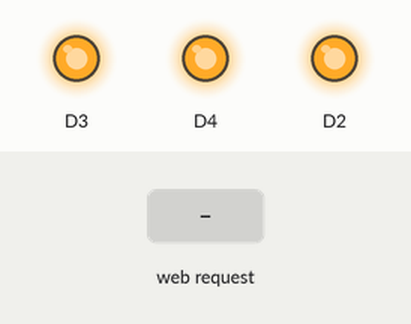
The sketch below on a simulated ESP8266 (NodeMCU). Parts: output pins drawn as LEDs (lit = HIGH). The inputs (shaded band) are chosen by the test bench. WiFi joins after 1.5 s; servers stay silent unless stated.

Above: at 2.7 s.
2.8 s: HTTP request GET /RELE4_on received
At 3.8 s:
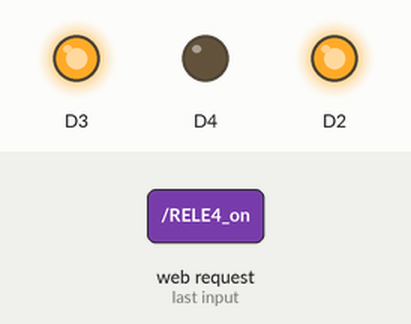
4.3 s: HTTP request GET /RELE3_on received
At 4.9 s:
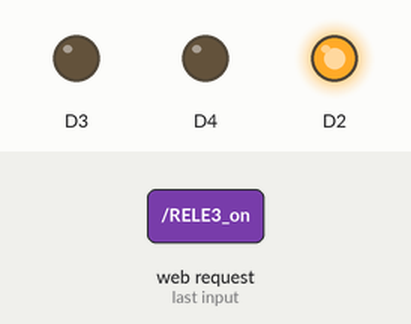
5.8 s: HTTP request GET /RELE4_off received
At 6.1 s:
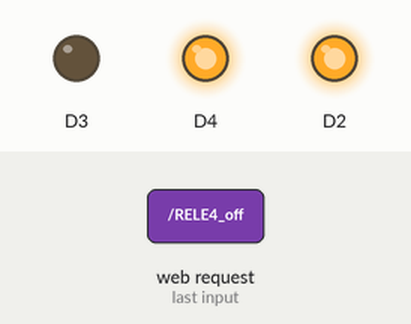
7.3 s: HTTP request GET /RELE2_on received
At 8.4 s:
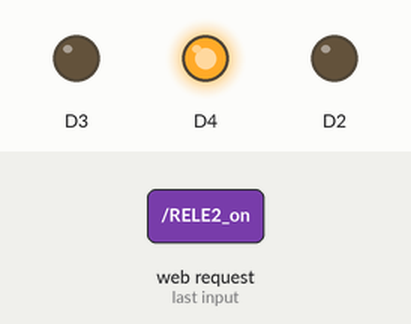
8.8 s: HTTP request GET /RELE3_off received
At 9.6 s:
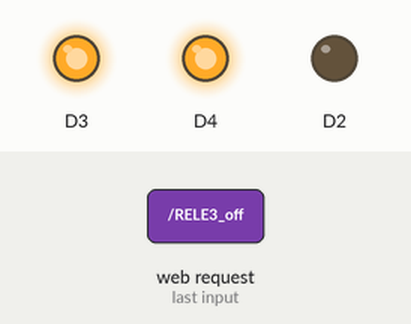
10.3 s: HTTP request GET /RELE2_off received
At 10.7 s:
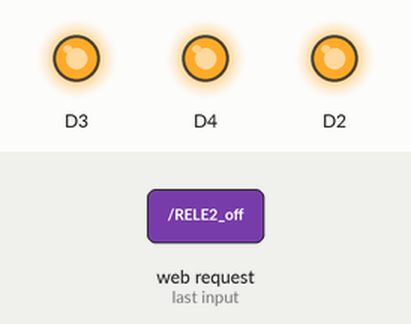
Timing chart, 0 to 12.8 s (numbered marks = the images above; inputs shaded):
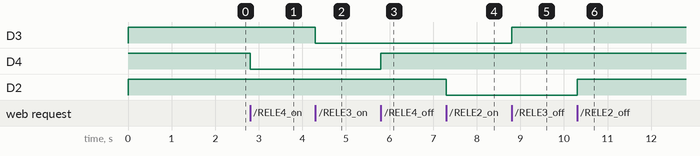

The sketch:

_SIT-Simple_10a_Interruptor_Triplo.ino
```cpp
#include <ESP8266WiFi.h>
#include <WiFiClient.h>
#include <ESP8266WebServer.h>

const char* ssid = "Rocha Sardinha";
const char* password = "vida2017";

IPAddress ip(10, 0, 1, 57); //IP do ESP (para voce acessar pelo browser)
IPAddress gateway(10, 0, 1, 1); //IP do gateway da sua rede wifi
IPAddress subnet(255, 255, 255, 0); //Mascara de rede da sua rede wifi
WiFiServer server(80); //Servidor web na porta 80

void setup() {
  pinMode(D4, OUTPUT);
  pinMode(D3, OUTPUT);
  pinMode(D2, OUTPUT);
  digitalWrite(D4, 1);
  digitalWrite(D3, 1);
  digitalWrite(D2, 1); //Preparando o GPI, que esta lidago ao RELE
  WiFi.config(ip, gateway, subnet); //Conectando
  WiFi.begin(ssid, password);
  while (WiFi.status() != WL_CONNECTED) { delay(500); }
  server.begin();  //Iniciando o servidor Web
}

void loop() {
  WiFiClient client = server.available();  //Verificando se o servidor esta pronto.
  if (!client) { return;}
  while (!client.available()) { delay(1); }//Verificando se o servidor recebeu alguma requisicao
  String req = client.readStringUntil('\r');   //Obtendo a requisicao vinda do browser
  client.flush();
  String buf = "";   //Iniciando o buffer que ira conter a pagina HTML que sera enviada para o browser.
  buf += "HTTP/1.1 200 OK\r\nContent-Type: text/html\r\n\r\n<!DOCTYPE HTML>\r\n<html>\r\n";
  buf += "<h3>Utilizando o NODEMCU com Rele</h3>";
  buf += "<p>RELE 4<a href=\"?function=RELE4_on\"><button>LIGA</button></a><a href=\"?function=RELE4_off\"><button>DESLIGA</button></a></p>";
  buf += "<p>RELE 3<a href=\"?function=RELE3_on\"><button>LIGA</button></a><a href=\"?function=RELE3_off\"><button>DESLIGA</button></a></p>";
  buf += "<p>RELE 2<a href=\"?function=RELE2_on\"><button>LIGA</button></a><a href=\"?function=RELE2_off\"><button>DESLIGA</button></a></p>";
  buf += "</html>\n";
  client.print(buf);  //Enviando para o browser a 'pagina' criada.
  client.flush();

  if (req.indexOf("RELE4_on") != -1){
      digitalWrite(D4, 0);
   }
    else if (req.indexOf("RELE4_off") != -1){
          digitalWrite(D4, 1);
       }
  if (req.indexOf("RELE3_on") != -1){
      digitalWrite(D3, 0);}
  else if (req.indexOf("RELE3_off") != -1){
      digitalWrite(D3, 1);}
  if (req.indexOf("RELE2_on") != -1){
      digitalWrite(D2, 0);}
  else if (req.indexOf("RELE2_off") != -1){
    digitalWrite(D2, 1);}


  else {client.stop();}
}
```

Measured:
- after the input at 2.8 s, D4: HIGH → LOW at once
- after the input at 4.3 s, D3: HIGH → LOW at once
- after the input at 5.8 s, D4: LOW → HIGH at once
- after the input at 7.3 s, D2: HIGH → LOW at once
- after the input at 8.8 s, D3: LOW → HIGH at once
- after the input at 10.3 s, D2: LOW → HIGH at once
